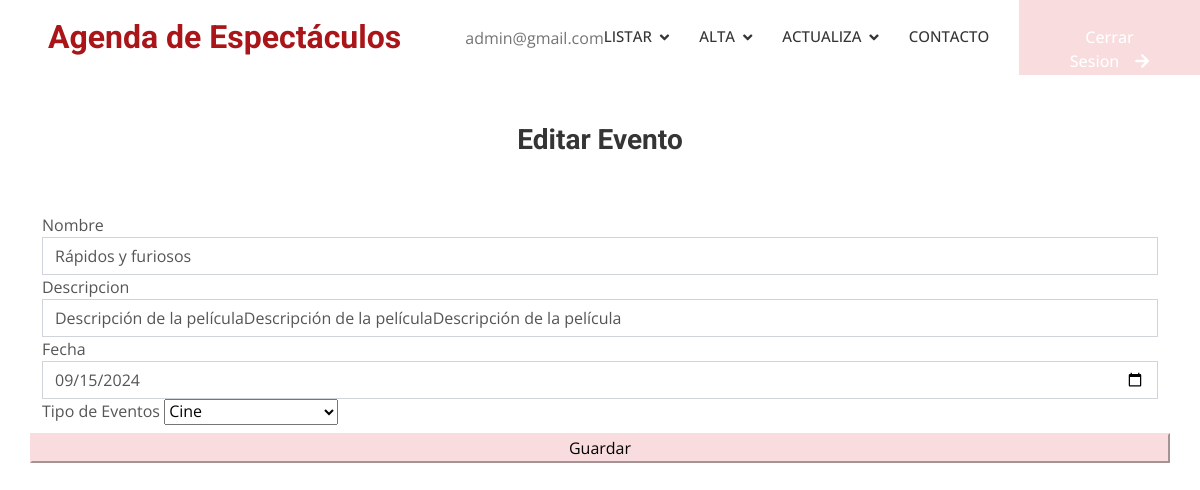
/ge/editar/1 (signed in), run on the app's committed database.
### tables this page shows
CREATE TABLE `evento` (
  `id` int(11) NOT NULL,
  `nombre` varchar(255) NOT NULL,
  `descripcion` varchar(255) NOT NULL,
  `fecha` date NOT NULL,
  `tipo` int(11) NOT NULL
);

### ge/app/views/eventview.php (called while the page is built, shortened)
<?php
Class EventView {
    function updateViewEvent($event,$tipos) {
        require_once 'templates/show_event.phtml';
        }
}

### ge/app/controllers/eventcontroller.php (called while the page is built, shortened)
<?php
include_once 'app/models/eventmodel.php';
include_once 'app/views/eventview.php';
class EventController {
    private $model;
    private $view;
    function __construct($res){
      $this->model = new EventModel();
      $this->view = new EventView($res->user);
  }
    function editEvent($id){
        $event = $this->model->get($id);
        $tipos = $this->model->getAllTipo();
        $this->view->updateViewEvent($event,$tipos);
    }
}

### ge/app/models/eventmodel.php (called while the page is built, shortened)
<?php
Class EventModel {
    private $db;
    public function __construct() {
       $this->db = new PDO('mysql:host=localhost;dbname=g27_db_webspectaculos;charset=utf8', 'root', '');
   }
    public function getAllTipo(){
        $query = $this->db->prepare('SELECT * FROM tipoevento');
        $query->execute();
        $tipoevents = $query->fetchAll(PDO::FETCH_OBJ);
        return $tipoevents;
    }
    function get($id){
        $query = $this->db->prepare('SELECT * FROM evento WHERE id = ?');
        $query->execute([$id]);
        $event = $query->fetch(PDO::FETCH_OBJ);
        return $event;
    }
}

### ge/templates/show_event.phtml (the view, shortened to what this page needs)
<?php
require 'templates/header.phtml';
?>
<div class='container-xxl py-5'>
     <div class='container'>
       <div class='row g-4'>
		<h3 align='center'>Editar Evento</h3>
 		<ul>
			<form action="save/<?=$event->id?>" method="POST" class="my-4">
				<div class="row">
						<div class="form-group">
							<label>Nombre</label>
								<input type="text" name="nombre" class="form-control" rows="3" value="<?=$event->nombre?>">
						</div>
					<div class="form-group">
						<label>Descripcion</label>
							<input type="textarea" name="descripcion" class="form-control" rows="3" value="<?=$event->descripcion?>">
					</div>
					<div class="form-group">
						<label>Fecha</label>
							<input type="date" name="fecha" class="form-control" rows="3" value="<?=$event->fecha?>">
					</div>
					<div class="form-group">
						<label>Tipo de Eventos</label>
							<select name="tipo" id="tipo">
							<?php foreach($tipos as $tipo): ?>
								<?php if ($tipo->id == $event->tipo) : ?>
                    		     		<option value="<?=$tipo->id?>" selected><?=$tipo->nombre?></option>
								<?php else : ?>
									<option value="<?=$tipo->id?>"><?=$tipo->nombre?></option>
									<?php endif ?>
										 <?php endforeach?>
								</select>
					</div>
    			<button type="submit" class="bnt btn-primary mt-2">Guardar</button>
				</div>
			</form>
		</ul>
       </div>
     </div>
</div>
<?php
require 'templates/footer.phtml';

### ge/css/style.css (style rules this page uses)
:root { --primary: #a91518; --light: #F5F5F5; --dark: #353535; }

### data on the page
evento: nombre "Rápidos y furiosos", descripcion "Descripción de la películaDescripción de la películaDescripción de la película", fecha "09/15/2024"

### other printed values
$this->user->email "admin@gmail.com"
form field tipo "Cine"
